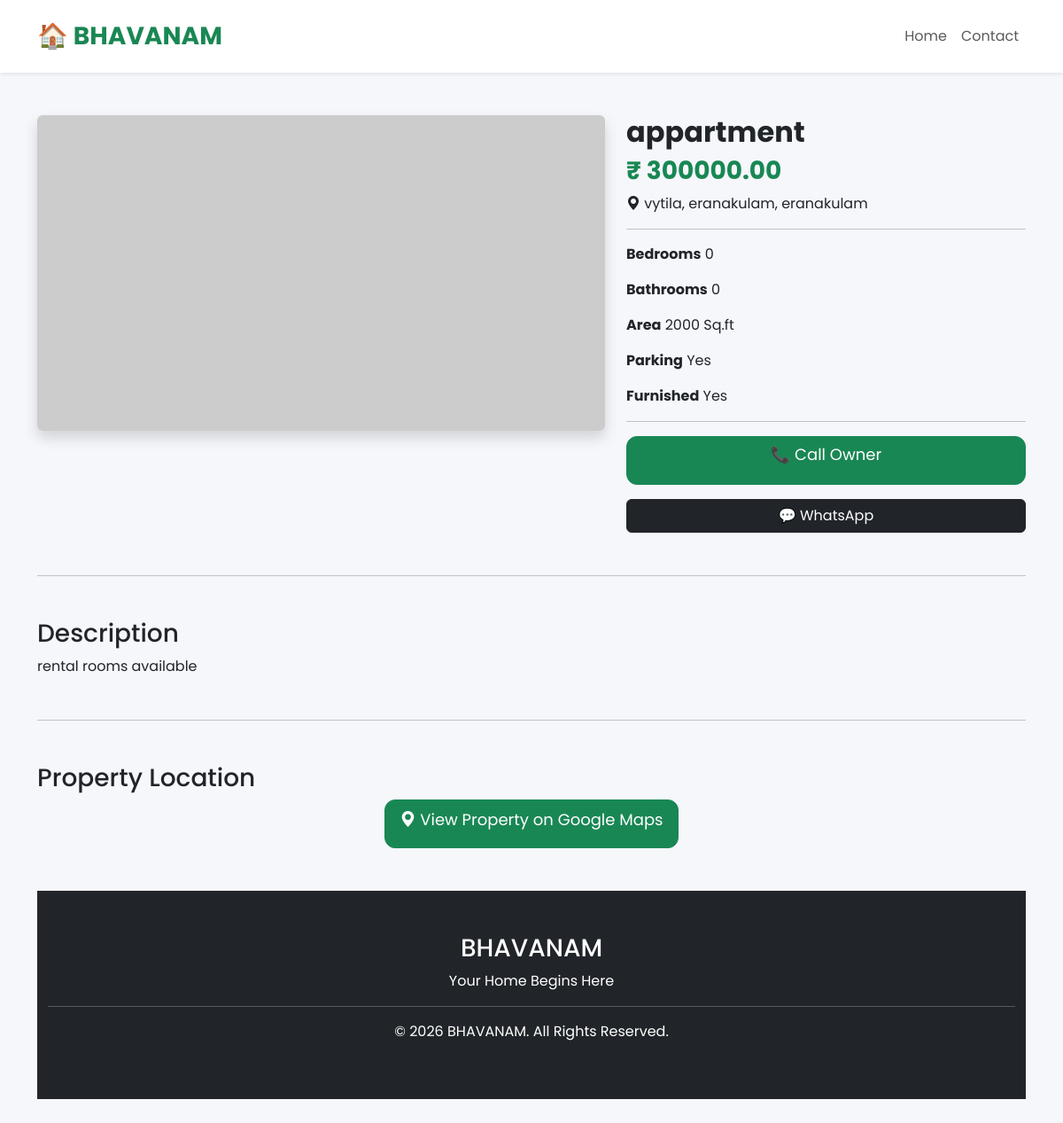
/properties/3/, run on the app's committed database.
### properties/models.py (models this page shows, shortened)
class Property(models.Model):
    PROPERTY_TYPES = [
        ('HOUSE', 'House'),
        ('APARTMENT', 'Apartment'),
        ('HOSTEL', 'Hostel'),
        ('ROOM', 'Rental Room'),
        ('COMMERCIAL', 'Commercial Building'),
    ]
    PURPOSE_CHOICES = [
        ('BUY', 'Buy'),
        ('RENT', 'Rent'),
    ]
    STATUS_CHOICES = [
        ('AVAILABLE', 'Available'),
        ('SOLD', 'Sold'),
        ('RENTED', 'Rented'),
    ]
    title = models.CharField(max_length=200)
    property_type = models.CharField(
        max_length=20,
        choices=PROPERTY_TYPES
    )
    purpose = models.CharField(
        max_length=10,
        choices=PURPOSE_CHOICES
    )
    district = models.ForeignKey(
        District,
        on_delete=models.CASCADE
    )
    location = models.ForeignKey(
        Location,
        on_delete=models.CASCADE
    )
    address = models.TextField()
    description = models.TextField()
    price = models.DecimalField(
        max_digits=12,
        decimal_places=2
    )
    owner_name = models.CharField(max_length=150)
    phone = models.CharField(max_length=15)
    whatsapp = models.CharField(
        max_length=15,
        blank=True
    )
    bedrooms = models.PositiveIntegerField(default=0)
    bathrooms = models.PositiveIntegerField(default=0)
    area_sqft = models.PositiveIntegerField()
    land_area = models.CharField(
        max_length=100,
        blank=True
    )
    furnished = models.BooleanField(default=False)
    parking = models.BooleanField(default=False)
    google_map_link = models.URLField(
        blank=True,
        null=True,
        verbose_name="Google Maps Link")
    status = models.CharField(
        max_length=20,
        choices=STATUS_CHOICES,
        default='AVAILABLE'
    )
    created_at = models.DateTimeField(auto_now_add=True)
    updated_at = models.DateTimeField(auto_now=True)

### locations/models.py (models this page shows)
class Location(models.Model):
    district = models.ForeignKey(
        District,
        on_delete=models.CASCADE,
        related_name='locations'
    )
    name = models.CharField(max_length=100)
    class Meta:
        unique_together = ('district', 'name')
        ordering = ['name']
    def __str__(self):
        return f"{self.name}, {self.district.name}"

### districts/models.py (models this page shows)
class District(models.Model):
    name = models.CharField(max_length=100, unique=True)
    class Meta:
        ordering = ['name']
    def __str__(self):
        return self.name

### properties/views.py (the view)
# urls.py: path("<int:id>/", views.property_detail, name="property_detail"),
def property_detail(request, id):
    property = get_object_or_404(
        Property,
        id=id
    )
    similar_properties = Property.objects.filter(
        district=property.district,
        status="AVAILABLE"
    ).exclude(id=id)[:4]
    context = {
        "property": property,
        "similar_properties": similar_properties,
    }
    return render(
        request,
        "properties/detail.html",
        context
    )

### templates/properties/detail.html (shortened to what this page needs)
{% extends 'base.html' %}
{% block content %}
<div class="container py-5">
<div class="row">
<div class="col-lg-7">
{% if property.images.all %}
<div class="property-gallery">
    <img id="mainImage"
         src="{{ property.images.first.image.url }}"
         class="img-fluid rounded shadow main-image">
    <div class="row mt-3">
        {% for image in property.images.all %}
        <div class="col-3 mb-3">
            <img src="{{ image.image.url }}"
                 class="img-fluid rounded thumbnail-image"
                 onclick="changeImage(this)">
        </div>
        {% endfor %}
    </div>
</div>
{% else %}
<img src="https://placehold.co/900x500?text=BHAVANAM"
class="img-fluid rounded shadow">
{% endif %}
</div>
<div class="col-lg-5">
<h2 class="fw-bold">
{{ property.title }}
</h2>
<h3 class="text-success">
₹ {{ property.price }}
</h3>
<p>
<i class="bi bi-geo-alt-fill"></i>
{{ property.location }},
{{ property.district }}
</p>
<hr>
<p>
<strong>Bedrooms</strong>
{{ property.bedrooms }}
</p>
<p>
<strong>Bathrooms</strong>
{{ property.bathrooms }}
</p>
<p>
<strong>Area</strong>
{{ property.area_sqft }} Sq.ft
</p>
<p>
<strong>Parking</strong>
{% if property.parking %}
Yes
{% else %}
No
{% endif %}
</p>
<p>
<strong>Furnished</strong>
{% if property.furnished %}
Yes
{% else %}
No
{% endif %}
</p>
<hr>
<a href="tel:{{ property.phone }}"
class="btn btn-success w-100 mb-3">
📞 Call Owner
</a>
<a href="https://wa.me/91{{ property.whatsapp }}"
target="_blank"
class="btn btn-dark w-100">
💬 WhatsApp
</a>
</div>
</div>
<hr class="my-5">
<h3>Description</h3>
<p>
{{ property.description }}
</p>
<hr class="my-5">
<h3>Property Location</h3>
{% if property.google_map_link %}
<div class="text-center">
    <a href="{{ property.google_map_link }}"
       target="_blank"
       class="btn btn-success btn-lg">
        <i class="bi bi-geo-alt-fill"></i>
        View Property on Google Maps
    </a>
</div>
{% else %}
<div class="alert alert-warning">
    Google Maps location is not available.
</div>
{% endif %}
{% endblock %}

### static/css/style.css (style rules this page uses)
body { font-family:'Poppins',sans-serif; background:#f5f7fa; }
.btn-success { height:55px; border-radius:12px; font-size:18px; }
.text-success { font-weight:bold; }

### data on the page
Property: title "appartment", price "300000.00", location "vytila, eranakulam", district "eranakulam", bedrooms "0", bathrooms "0", area_sqft "2000", description "rental rooms available"
